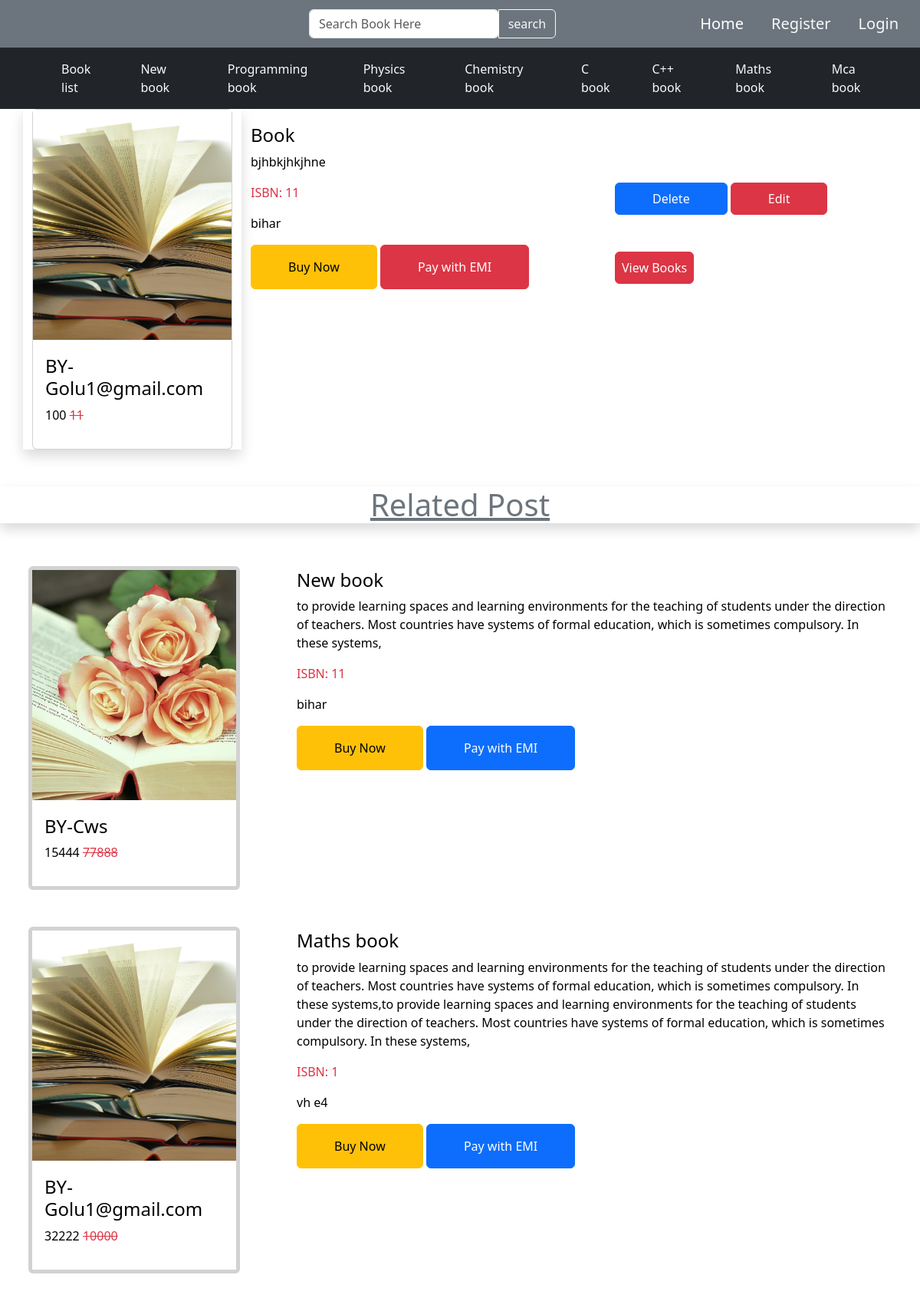
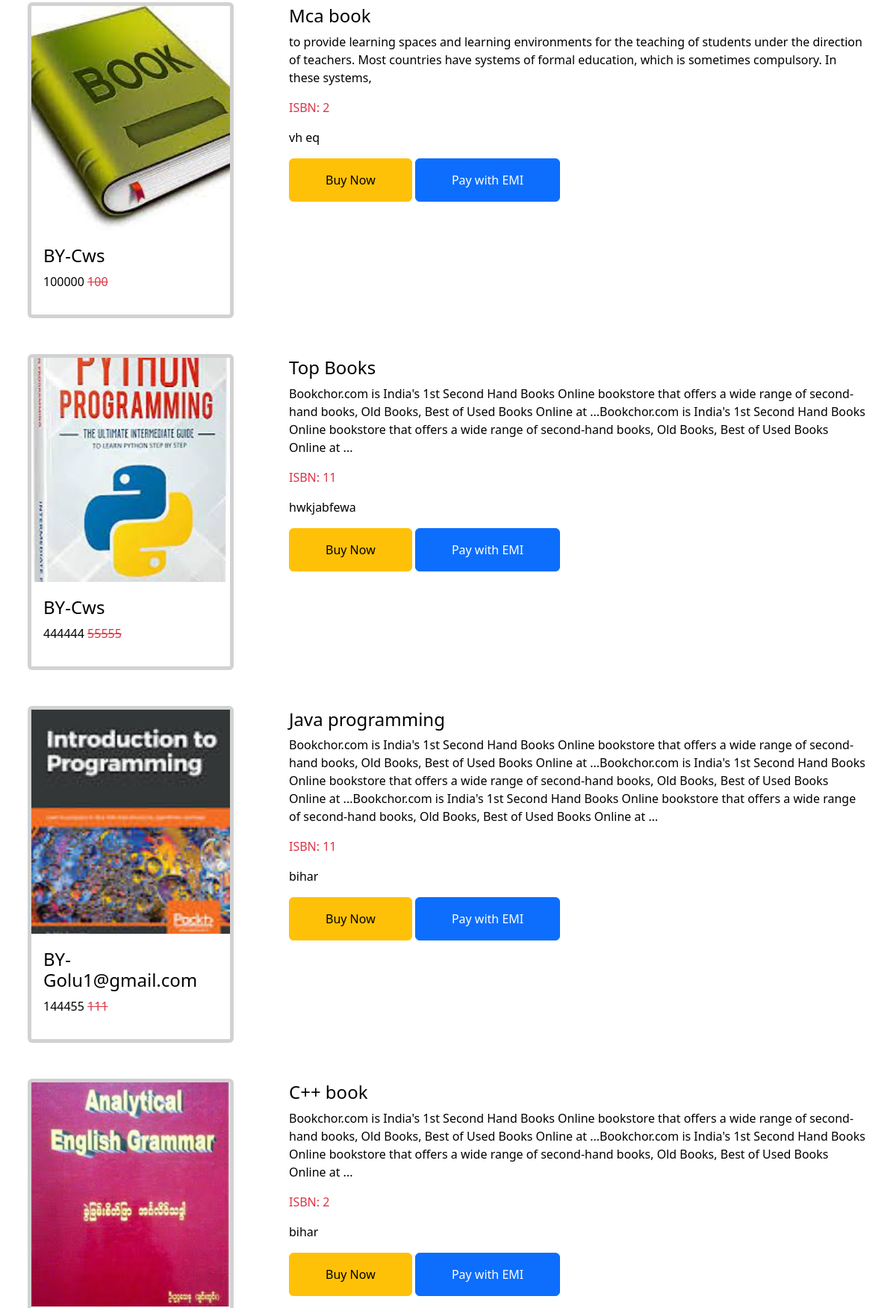
The app's page /show/2/ (upper part) with its own data (2 pictures, top to bottom).
### book/models.py (models this page shows, shortened)
class Generous(models.Model):
    cat_title = models.CharField(max_length=200)
    cat_description = models.TextField()

class Books(models.Model):
    title = models.CharField(max_length=200)
    author = models.ForeignKey(User,on_delete=models.CASCADE)
    status = models.CharField(max_length=200)
    generous = models.ForeignKey(Generous,on_delete=models.CASCADE)
    isbn = models.IntegerField()
    description = models.TextField()
    price = models.IntegerField()
    discount_price = models.IntegerField()
    image = models.ImageField(upload_to="images/",null=True,blank=True)

### book/views.py (the view)
def singlePost(r,post_id):
    data = {}
    data['generous'] = Generous.objects.all()
    data['show'] = Books.objects.get(pk=post_id)
    data['create'] = Books.objects.exclude(pk=post_id)
    return render(r,"view.html",data)

### templates/view.html
{% extends 'base.html' %}
{% block content %}
<nav class="navbar navbar-expand-lg navbar-dark bg-dark sticky-top">
    <div class="container">
        <div class="collapse navbar-collapse" id="navbarNavAltMarkup" style="margin-left: 30px;">
            <div class="navbar-nav" style="gap: 30px;">
                {% for data in generous %}
                <a class="nav-item nav-link active text-light font-bold"
                    href="{% url 'generous' data.id %}">{{data.cat_title|capfirst}}</a>
                {% endfor %}
            </div>
        </div>
    </div>
</nav>
<div class="container">
    <div class="row">
        <div class="col-3 shadow">
            <div class="card">
                <img src="{{ show.image.url }}" class="object-fit-cover" style="height: 300px;" alt="">
                <div class="card-body">
                    <h4 class="text-black font-bold mt-1 ">BY-{{show.author|capfirst}}</h4>
                    <p class="text-black font-bold mt-1">{{show.price}} <del
                            class="text-danger">{{show.discount_price}}</del></p>
                </div>
            </div>
        </div>
        <div class="col-5 mt-3 ">
            <h4 class="text-black font-bold mt-1 ">{{ show.title|capfirst }}</h4>
            <p class="text-black font-bold mt-1">{{ show.description }}</p>
            <p class=" font-bold mt-1 text-danger">ISBN: {{show.isbn}}</p>
            <p class="text-black font-bold mt-1">{{show.status}}</p>
            <button class="btn btn-warning py-3 px-5" type="submit">Buy Now</button>
            <button class="btn btn-danger py-3 px-5" type="submit">Pay with EMI</button>
        </div>
        <div class="col-4 mt-5" style="margin-top: 20px;">
            <span> <a href="{% url 'delete' show.id %}" class="btn btn-primary px-5 mt-5 py-2" style="margin-top: 50px;"
                    type="submit">Delete</a>
            </span>
            <span> <a href="{% url 'editBooks' show.id %}" class="btn btn-danger px-5 mt-5 py-2"
                    style="margin-top: 50px;" type="submit">Edit</a>
            </span>
            <span> <a href="{% url 'viewBooks' show.id %}" class="btn btn-danger px-2 mt-5 py-2"
                    style="margin-top: 50px;" type="submit">View Books</a>
            </span>
        </div>
    </div>
</div>
<div class="container-fluid mt-5">
    <div class="row">
        <h1 class="text-center font-bold text-secondary shadow "><u>Related Post</u></h1>
        {% for data in create %}
        <div class="col-3  mx-auto mt-5">
            <div class="card border-5">
                <img src="{{ data.image.url }}" class="object-fit-cover" style="height: 300px;" alt="">
                <div class="card-body ">
                    <h4 class="text-black font-bold mt-1 ">BY-{{data.author|capfirst}}</h4>
                    <p class="text-black font-bold mt-1">{{data.price}} <del
                            class="text-danger">{{data.discount_price}}</del></p>
                </div>
            </div>
        </div>
        <div class="col-8 mx-auto mt-5">
            <h4 class="text-black font-bold mt-1 ">{{ data.title|capfirst }}</h4>
            <p class="text-black font-bold mt-1">{{ data.description }}</p>
            <p class="text-danger font-bold mt-1">ISBN: {{data.isbn}}</p>
            <p class="text-black font-bold mt-1">{{data.status}}</p>
            <a href="{% url 'generous' data.id %}" class="btn btn-warning px-5 py-3" type="submit">Buy Now</a>
            <a href="{% url 'generous' data.id %}" class="btn btn-primary px-5 py-3" type="submit">Pay with EMI</a>
        </div>
        {% endfor %}
    </div>
</div>
{% endblock %}

### records on screen
Generous: cat_title "Book list"
Generous: cat_title "New book"
Generous: cat_title "Programming book"
Generous: cat_title "Physics book"
Generous: cat_title "Chemistry book"
Generous: cat_title "C book"
Generous: cat_title "C++ book"
Generous: cat_title "Maths book"
Generous: cat_title "Mca book"
Books: image (picture), author "Golu1@gmail.com", price "100", discount_price "11", title "Book", description "bjhbkjhkjhne", isbn "11", status "bihar"
Books: image (picture), author "Cws", price "15444", discount_price "77888", title "New book", description "to provide learning spaces and learning environments for the teaching of students under the direction of teachers. Most countries have systems of formal education, which is sometimes compulsory. In these systems,", isbn "11", status "bihar"
Books: image (picture), author "Golu1@gmail.com", price "32222", discount_price "10000", title "Maths book", description "to provide learning spaces and learning environments for the teaching of students under the direction of teachers. Most countries have systems of formal education, which is sometimes compulsory. In these systems,to provide learning spaces and learning environments for the teaching of students under the direction of teachers. Most countries have systems of formal education, which is sometimes compulsory. In these systems,", isbn "1", status "vh e4"
Books: image (picture), author "Cws", price "100000", discount_price "100", title "Mca book", description "to provide learning spaces and learning environments for the teaching of students under the direction of teachers. Most countries have systems of formal education, which is sometimes compulsory. In these systems,", isbn "2", status "vh eq"
Books: image (picture), author "Cws", price "444444", discount_price "55555", title "Top Books", description "Bookchor.com is India's 1st Second Hand Books Online bookstore that offers a wide range of second-hand books, Old Books, Best of Used Books Online at ...Bookchor.com is India's 1st Second Hand Books Online bookstore that offers a wide range of second-hand books, Old Books, Best of Used Books Online at ...", isbn "11", status "hwkjabfewa"
Books: image (picture), author "Golu1@gmail.com", price "144455", discount_price "111", title "Java programming", description "Bookchor.com is India's 1st Second Hand Books Online bookstore that offers a wide range of second-hand books, Old Books, Best of Used Books Online at ...Bookchor.com is India's 1st Second Hand Books Online bookstore that offers a wide range of second-hand books, Old Books, Best of Used Books Online at ...Bookchor.com is India's 1st Second Hand Books Online bookstore that offers a wide range of second-hand books, Old Books, Best of Used Books Online at ...", isbn "11", status "bihar"
Books: image (picture), title "C++ book", description "Bookchor.com is India's 1st Second Hand Books Online bookstore that offers a wide range of second-hand books, Old Books, Best of Used Books Online at ...Bookchor.com is India's 1st Second Hand Books Online bookstore that offers a wide range of second-hand books, Old Books, Best of Used Books Online at ...", isbn "2", status "bihar"
